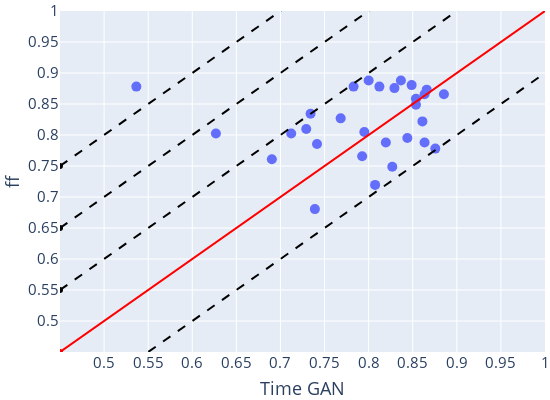

The code cell stored with this chart in its notebook:
### Code cell
fig = px.scatter(dfs_not_melted.T, x='timegan', y='ff', labels={'timegan': 'Time GAN', 'groupgan': 'Group GAN'})
fig.update_layout(width = 550,
                  height = 400,margin=dict(l=0, r=0, b=0, t=10), font=dict(size=15))
fig.update_xaxes(range=[0.45, 1.0])
fig.update_yaxes(range=[0.45, 1.0])
fig.update_xaxes(tickvals=[0.5, 0.55, 0.6, 0.65, 0.7, 0.75, 0.8, 0.85, 0.9, 0.95, 1.0])
fig.update_yaxes(tickvals=[0.5, 0.55, 0.6, 0.65, 0.7, 0.75, 0.8, 0.85, 0.9, 0.95, 1.0])
fig.update_traces(marker={'size': 10})

fig.add_trace(go.Scatter(
    x = [0.45,1.1],
    y = [0.45,1.1],
    showlegend=False,
    line=dict(color='red')
))


fig.add_trace(go.Scatter(
    x = [0.45,1.1],
    y = [0.55,1.2],
    showlegend=False,
    line=dict(dash='dash', color='black')
))


fig.add_trace(go.Scatter(
    x = [0.45,1.1],
    y = [0.65,1.3],
    showlegend=False,
    line=dict(dash='dash', color='black')
))

fig.add_trace(go.Scatter(
    x = [0.45,1.1],
    y = [0.75,1.4],
    showlegend=False,
    line=dict(dash='dash', color='black')
))

fig.add_trace(go.Scatter(
    x = [0.45,1.1],
    y = [0.35,1.0],
    showlegend=False,
    line=dict(dash='dash', color='black')
))

### Figure 1 — Plotly figure (JSON) as saved in the notebook; plotly's stock layout.template omitted (floating-point values rounded to 4 significant figures)
{"data": [{"hovertemplate": "Time GAN=%{x}<br>ff=%{y}<extra></extra>", "legendgroup": "", "marker": {"color": "#636efa", "size": 10, "symbol": "circle"}, "mode": "markers", "name": "", "orientation": "v", "showlegend": false, "type": "scatter", "x": [0.8, 0.6268, 0.7415, 0.8488, 0.8439, 0.7293, 0.8854, 0.8073, 0.8195, 0.8756, 0.7122, 0.8634, 0.8268, 0.7951, 0.739, 0.8634, 0.6902, 0.8293, 0.8537, 0.5366, 0.7927, 0.8659, 0.7683, 0.7829, 0.861, 0.8122, 0.8366, 0.7341, 0.8537, 0.6732, 0.8561, 0.8268, 0.8195, 0.7878, 0.778, 0.8146, 0.7976, 0.8488, 0.8585, 0.7951, 0.7122, 0.7561, 0.7927, 0.8707, 0.6756, 0.7732, 0.7488, 0.6098, 0.8195, 0.6976, 0.8171, 0.6024, 0.8293, 0.6317, 0.7683, 0.8634, 0.8195, 0.8293, 0.7171, 0.778, 0.8829, 0.6854, 0.6976, 0.8195, 0.8659], "xaxis": "x", "y": [0.8878, 0.8024, 0.7854, 0.8805, 0.7951, 0.8098, 0.8659, 0.7195, 0.7878, 0.778, 0.8024, 0.7878, 0.7488, 0.8049, 0.6805, 0.8659, 0.761, 0.8756, 0.8488, 0.878, 0.7659, 0.8732, 0.8268, 0.878, 0.822, 0.878, 0.8878, 0.8341, 0.8585, null, null, null, null, null, null, null, null, null, null, null, null, null, null, null, null, null, null, null, null, null, null, null, null, null, null, null, null, null, null, null, null, null, null, null, null], "yaxis": "y"}, {"line": {"color": "red"}, "showlegend": false, "type": "scatter", "x": [0.45, 1.1], "y": [0.45, 1.1]}, {"line": {"color": "black", "dash": "dash"}, "showlegend": false, "type": "scatter", "x": [0.45, 1.1], "y": [0.55, 1.2]}, {"line": {"color": "black", "dash": "dash"}, "showlegend": false, "type": "scatter", "x": [0.45, 1.1], "y": [0.65, 1.3]}, {"line": {"color": "black", "dash": "dash"}, "showlegend": false, "type": "scatter", "x": [0.45, 1.1], "y": [0.75, 1.4]}, {"line": {"color": "black", "dash": "dash"}, "showlegend": false, "type": "scatter", "x": [0.45, 1.1], "y": [0.35, 1]}], "layout": {"font": {"size": 15}, "height": 400, "legend": {"tracegroupgap": 0}, "margin": {"b": 0, "l": 0, "r": 0, "t": 10}, "width": 550, "xaxis": {"anchor": "y", "domain": [0, 1], "range": [0.45, 1], "tickvals": [0.5, 0.55, 0.6, 0.65, 0.7, 0.75, 0.8, 0.85, 0.9, 0.95, 1], "title": {"text": "Time GAN"}}, "yaxis": {"anchor": "x", "domain": [0, 1], "range": [0.45, 1], "tickvals": [0.5, 0.55, 0.6, 0.65, 0.7, 0.75, 0.8, 0.85, 0.9, 0.95, 1], "title": {"text": "ff"}}}}
